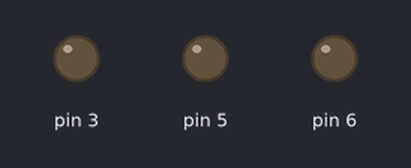
Recording of a sketch running on a simulated Arduino Uno, built with avr-gcc and run on an emulated ATmega328P. On the bench: output pins drawn as LEDs (lit = HIGH).

Above: at 0.05 s.
At 2.05 s:
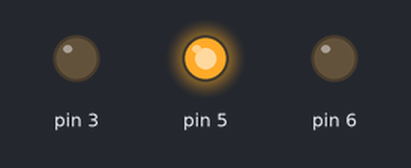
At 3.95 s:
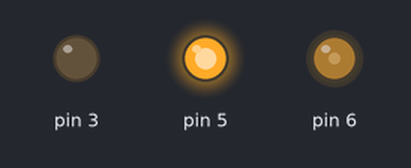
Timing chart, 0 to 9.2 s (numbered marks = the images above):
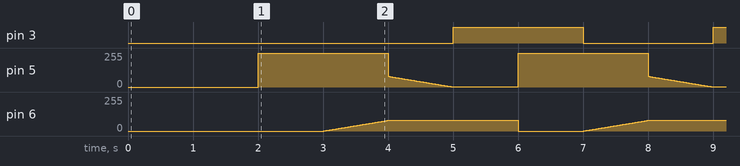

Measured:
- by itself, pin 3: alternates HIGH for 2.0 s and LOW for 2.0 s
- by itself, pin 5: ramps from 255/255 to 1/255 and jumps back, once every 4.0 s
- by itself, pin 6: ramps from 0/255 to 79/255 and jumps back, once every 4.0 s

The sketch:

rgb.ino
```cpp
#include <RGBLED.h>

/*
base board layout from: https://learn.adafruit.com/rgb-led-strips/usage

TODO:
- fade colors in a ∩ pattern
- fade colors in a U pattern
- have lights flash in random patterns
- flicker like as if for a horror movie
- emulate fire
*/


unsigned long last;
long startTransitionTime;

LED led;

void setup()
{
  randomSeed(157);

  led.addRGB(255, 255, 0);
  led.addRGB(255, 0, 0);
  led.addRGB(80,0,80);
  led.addRGB(0,255,255);
  last = millis();
}

void loop()
{


  led.updateLED();

}
```
